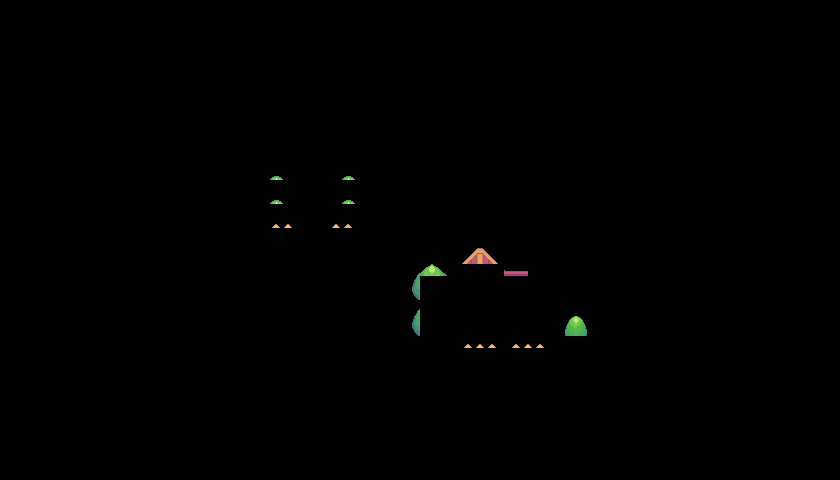

A 2D game scene composited from a Tiled map and its tileset images. What follows is a short description and the map's XML, with each tile layer's data collapsed to a summary:
An orthogonal 70x40 tile map with 12x12 px tiles, 1 tile layer (Foreground Objects), 14 hidden layers not drawn, 2 tilesets.

<map version="1.9" tiledversion="1.9.2" orientation="orthogonal" renderorder="right-down" width="70" height="40" tilewidth="12" tileheight="12" infinite="0" nextlayerid="27" nextobjectid="1">
 <editorsettings>
  <export target="pelletTown.json" format="json" />
 </editorsettings>
 <tileset firstgid="1" source="pokemonStyleGameTileset.tsx" />
 <tileset firstgid="1025" source="collisionTileset.tsx" />
 <layer id="1" name="Ocean" width="70" height="40" visible="0">
  <data>[2800 cells, 2800 non-empty, 9 distinct tile ids]</data>
 </layer>
 <layer id="5" name="Island" width="70" height="40" visible="0">
  <data>[2800 cells, 909 non-empty, 119 distinct tile ids]</data>
 </layer>
 <layer id="11" name="Trees" width="70" height="40" visible="0">
  <data>[2800 cells, 120 non-empty, 22 distinct tile ids]</data>
 </layer>
 <layer id="12" name="Trees 2" width="70" height="40" visible="0">
  <data>[2800 cells, 130 non-empty, 23 distinct tile ids]</data>
 </layer>
 <layer id="13" name="Trees 3" width="70" height="40" visible="0">
  <data>[2800 cells, 96 non-empty, 22 distinct tile ids]</data>
 </layer>
 <layer id="16" name="Plateau" width="70" height="40" visible="0">
  <data>[2800 cells, 127 non-empty, 85 distinct tile ids]</data>
 </layer>
 <layer id="6" name="Flowers and Grass" width="70" height="40" visible="0">
  <data>[2800 cells, 93 non-empty, 31 distinct tile ids]</data>
 </layer>
 <group id="17" name="Objects" visible="0">
  <layer id="15" name="Bushes" width="70" height="40" visible="0">
   <data>[2800 cells, 28 non-empty, 4 distinct tile ids]</data>
  </layer>
  <layer id="8" name="Fence" width="70" height="40" visible="0">
   <data>[2800 cells, 41 non-empty, 9 distinct tile ids]</data>
  </layer>
  <layer id="14" name="House Trees" width="70" height="40" visible="0">
   <data>[2800 cells, 38 non-empty, 8 distinct tile ids]</data>
  </layer>
  <layer id="4" name="House" width="70" height="40" visible="0">
   <data>[2800 cells, 112 non-empty, 84 distinct tile ids]</data>
  </layer>
  <layer id="10" name="Dock" width="70" height="40" visible="0">
   <data>[2800 cells, 42 non-empty, 42 distinct tile ids]</data>
  </layer>
 </group>
 <layer id="20" name="Collisions" width="70" height="40" visible="0" opacity="0.3">
  <data>[2800 cells, 185 non-empty, 1 distinct tile ids]</data>
 </layer>
 <layer id="26" name="Battle Zones" width="70" height="40" visible="0" opacity="0.5">
  <data>[2800 cells, 26 non-empty, 1 distinct tile ids]</data>
 </layer>
 <layer id="22" name="Foreground Objects" width="70" height="40">
  <data>[2800 cells, 45 non-empty, 26 distinct tile ids]</data>
 </layer>
</map>
